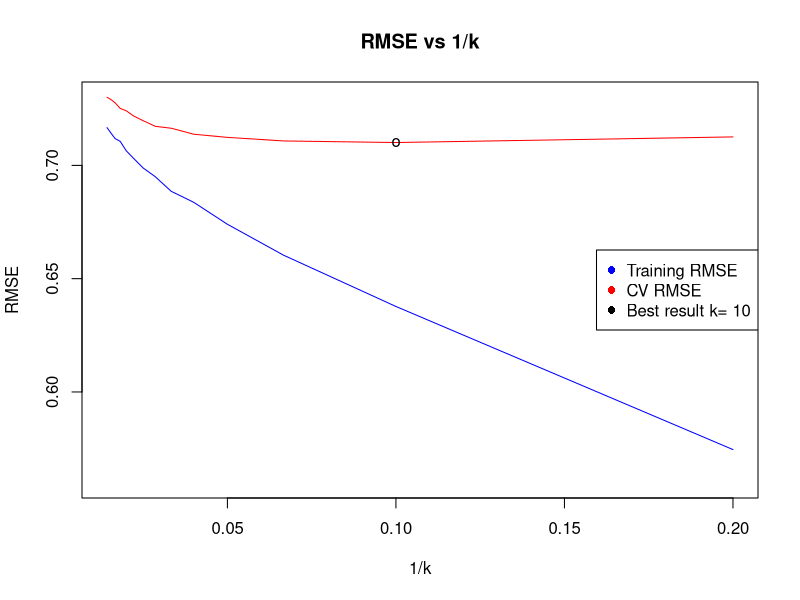

Recreate this plot in R.
## ---- chunk 1
library("caret")
library("Metrics")
set.seed(1234)

rm(list = ls())

data.trn <- read.csv("wineq_train.csv", stringsAsFactors=F)
## ---- chunk 2
ctrl <- trainControl(method="cv", number=10) #10 fold cross validation

K <- seq(5, 70, by=5)

model <- train(quality ~ .,
               method = "knn",
               trControl = ctrl,
               preProcess = c("center","scale"),
               tuneGrid = data.frame(k=K),
               data = data.trn)

#print(model)
#plot(model)

train_rmse <- rep(NA, length(K))
i <- 1
for (k in model$results$k){
  modelCV <- train(quality ~ .,
                 method = "knn",
                 trControl = ctrl,
                 preProcess = c("center","scale"),
                 tuneGrid = data.frame(k=k),
                 data = data.trn)
  predictions_train <- predict(modelCV, newdata = data.trn)
  train_rmse[i] <- rmse(data.trn$quality, predictions_train)
  i <- i + 1
}
## ---- chunk 3
plot(1/model$results$k, model$results$RMSE, type = "l", xlab = "1/k", ylab = "RMSE", main = "RMSE vs 1/k", col="red", ylim=c(0.56,0.73))
points(1/K, train_rmse, type = "l", pch = 16, col = "blue")

best_k = model$bestTune$k
index = which.min(model$results$RMSE)
points(1/best_k, model$results$RMSE[index], pch = "o", col = "black")
legend("right", legend = c("Training RMSE", "CV RMSE", paste("Best result k=", best_k)), col = c("blue", "red", "black"), pch = 16)
